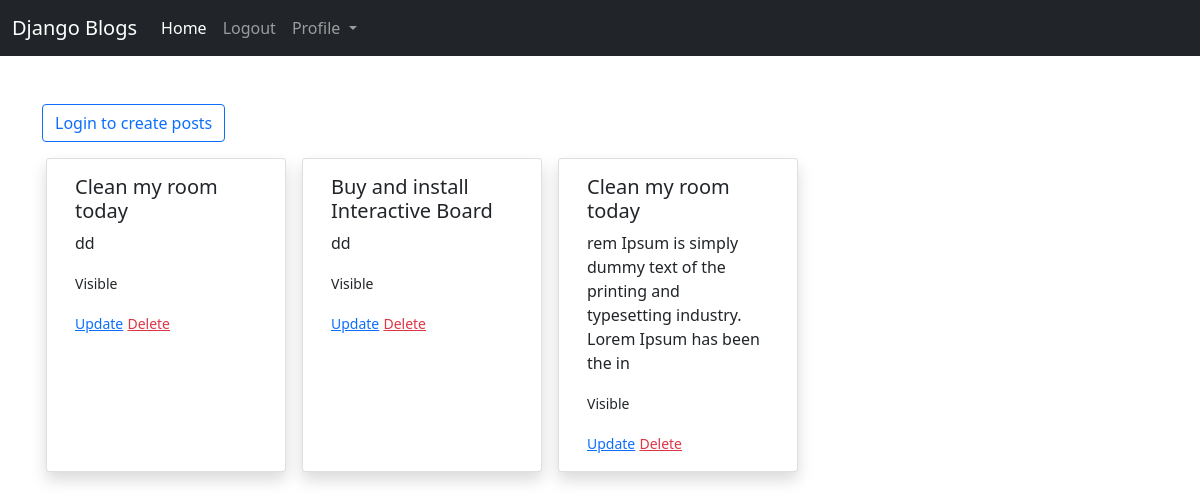
The app's page /created-post/, older data.
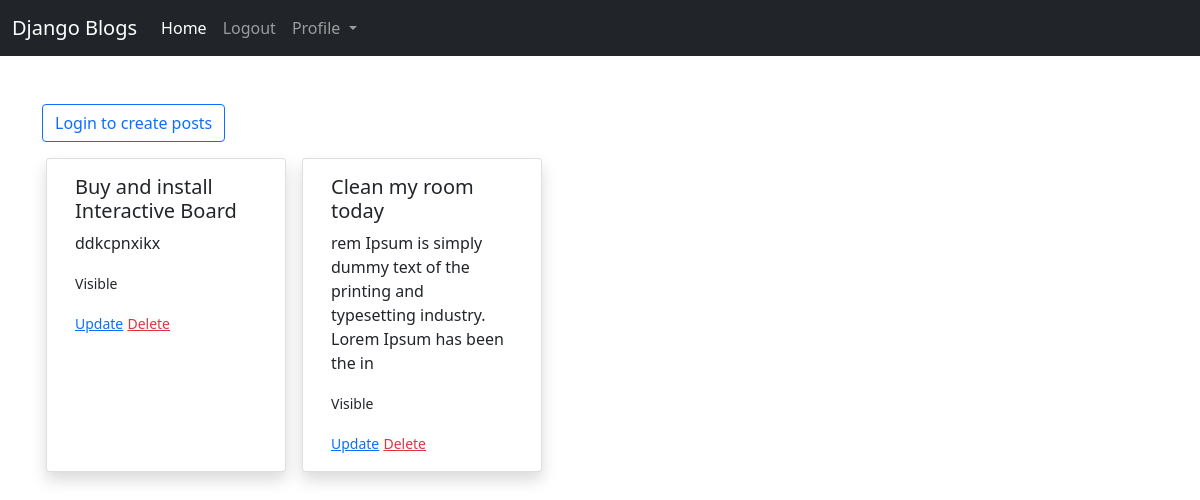
The same page, newer data.
### blog/models.py (models this page shows)
class Post(models.Model):
    author = models.ForeignKey(User, on_delete=models.CASCADE)
    title = models.CharField(max_length=100)
    body = models.TextField()
    date_created = models.DateTimeField(auto_now_add=True)
    visible = models.BooleanField(default=True)

### blog/views.py (the view)
# urls.py: path('created-post/', VisiblePostView, name='created-post'),
def VisiblePostView(request):
    obj = Post.objects.all()
    context = {'obj':obj}
    return render(request, 'blog/created_posts.html', context)

### templates/blog/created_posts.html (shortened to what this page needs)
{% extends 'blog/base.html' %}
{% load crispy_forms_tags %}
{% block content %}
{% if request.user.is_authenticated %}
<button type="button" class="btn btn-outline-primary" data-bs-toggle="modal" data-bs-target="#staticBackdrop">
    Create Post
</button>
{% else %}
<a href="{% url 'login' %}" class="btn btn-outline-primary">Login to create posts</a>
{% endif %}
<div class="row">
{% if obj %}
{% for o in obj %}
<div class="card shadow mt-3 ms-3" style="width: 15rem;">
    <div class="card-body">
        <h5 class="card-title">{{o.title}}</h5>
        <p class="card-text">{{o.body|slice:":100"}}</p>
        {% if o.visible == True %}
        <p><small>Visible</small></p>
        {% else %}
        <p><small>Not Visible</small></p>
        {% endif %}
        <small><a href="{% url 'update-post' o.pk %}">Update</a></small>
        <small><a href="{% url 'delete-post' o.pk %}" class="text-danger">Delete</a></small>
    </div>
</div>
{% endfor %}
{% endif %}
</div>
{% endblock content %}

Row changes from the older to the newer data that the page shows:
removed Post: title "Clean my room today", body "dd", visible "Visible"
changed Post "Buy and install Interactive Board": body "dd" → "ddkcpnxikx"
